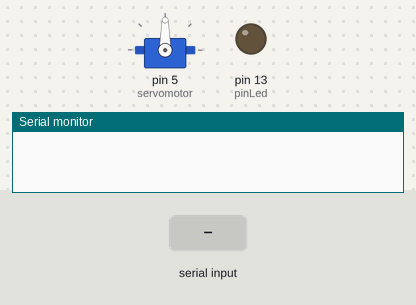
The sketch below on a simulated Arduino Uno, built with avr-gcc and run on an emulated ATmega328P. On the bench: servo, output pins drawn as LEDs (lit = HIGH), the last lines printed to the serial monitor. The test bench sets the inputs (shaded band).

Above: at 1.2 s.
1.3 s: "L" received over Serial
At 1.45 s:
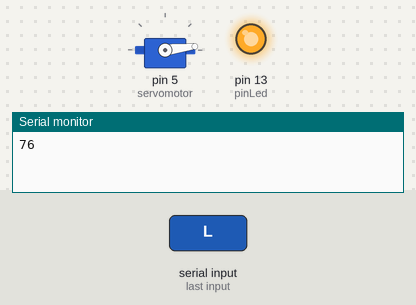
At 5.5 s:
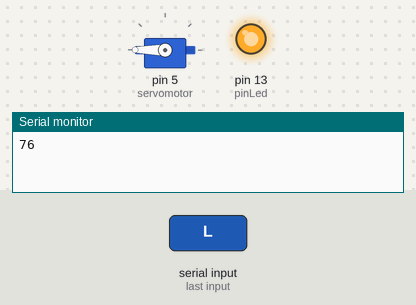
Timing chart, 0 to 7.0 s (numbered marks = the images above; inputs shaded):
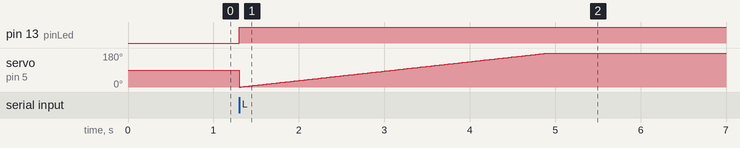

The sketch:

servoMotorSerial.ino
```cpp
#include <Servo.h>

Servo servomotor;
int valorSerial = 0;
int pinLed = 13;
void setup()
{
  servomotor.attach(5);
  Serial.begin(9600);
  pinMode(pinLed, OUTPUT);
}

void loop()
{
  if(Serial.available() > 0){
	valorSerial = Serial.read();
    Serial.println(valorSerial);
	if(valorSerial == 76){
     digitalWrite(pinLed,HIGH);
  	 for(int i = 0; i <= 180; i++){
  		servomotor.write(i);
   		delay(20);
  	 }
  	 delay(2000);
  	 for( int i = 180; i >= 0; i++){
  		servomotor.write(i);
    	delay(20);
  	 }
    }
   	digitalWrite(pinLed,LOW);
  }
}
```

Measured:
- after the input at 1.3 s, pin 13 (pinLed): LOW → HIGH at once
